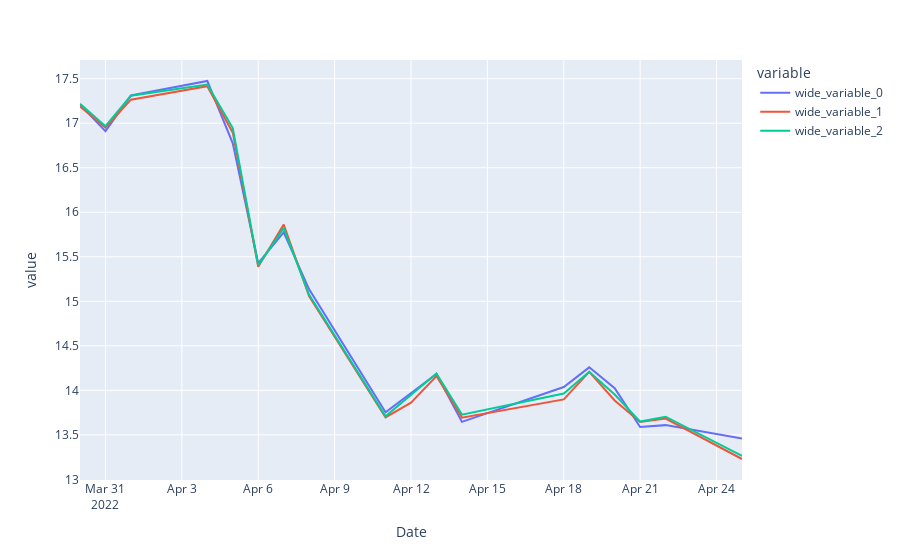

Source (notebook cell):
### Markdown cell above
## Random Forest

### Code cell
rf_se = RandomForestRegressor(random_state=10,criterion='mse')
rf_ae = RandomForestRegressor(random_state=10,criterion='mae')
df = pd.DataFrame(columns = ['MAE', 'MSE', 'R2'], index = ['mse','mae'])
show_results(df, X_train_cv, X_test_cv, y_train_cv, y_test_cv, rf_ae, rf_se)

### Figure 1 — Plotly figure (JSON) as saved in the notebook; plotly's stock layout.template omitted (floating-point values rounded to 4 significant figures)
{"data": [{"hovertemplate": "variable=wide_variable_0<br>Date=%{x}<br>value=%{y}<extra></extra>", "legendgroup": "wide_variable_0", "line": {"color": "#636efa", "dash": "solid"}, "mode": "lines", "name": "wide_variable_0", "orientation": "v", "showlegend": true, "type": "scatter", "x": ["2022-03-30T00:00:00", "2022-03-31T00:00:00", "2022-04-01T00:00:00", "2022-04-04T00:00:00", "2022-04-05T00:00:00", "2022-04-06T00:00:00", "2022-04-07T00:00:00", "2022-04-08T00:00:00", "2022-04-11T00:00:00", "2022-04-12T00:00:00", "2022-04-13T00:00:00", "2022-04-14T00:00:00", "2022-04-18T00:00:00", "2022-04-19T00:00:00", "2022-04-20T00:00:00", "2022-04-21T00:00:00", "2022-04-22T00:00:00", "2022-04-25T00:00:00"], "xaxis": "x", "y": [17.21, 16.91, 17.31, 17.47, 16.77, 15.43, 15.78, 15.14, 13.75, 13.97, 14.18, 13.65, 14.04, 14.26, 14.02, 13.59, 13.61, 13.46], "yaxis": "y"}, {"hovertemplate": "variable=wide_variable_1<br>Date=%{x}<br>value=%{y}<extra></extra>", "legendgroup": "wide_variable_1", "line": {"color": "#EF553B", "dash": "solid"}, "mode": "lines", "name": "wide_variable_1", "orientation": "v", "showlegend": true, "type": "scatter", "x": ["2022-03-30T00:00:00", "2022-03-31T00:00:00", "2022-04-01T00:00:00", "2022-04-04T00:00:00", "2022-04-05T00:00:00", "2022-04-06T00:00:00", "2022-04-07T00:00:00", "2022-04-08T00:00:00", "2022-04-11T00:00:00", "2022-04-12T00:00:00", "2022-04-13T00:00:00", "2022-04-14T00:00:00", "2022-04-18T00:00:00", "2022-04-19T00:00:00", "2022-04-20T00:00:00", "2022-04-21T00:00:00", "2022-04-22T00:00:00", "2022-04-25T00:00:00"], "xaxis": "x", "y": [17.19, 16.95, 17.26, 17.42, 16.89, 15.39, 15.86, 15.06, 13.7, 13.86, 14.16, 13.69, 13.9, 14.21, 13.89, 13.64, 13.68, 13.23], "yaxis": "y"}, {"hovertemplate": "variable=wide_variable_2<br>Date=%{x}<br>value=%{y}<extra></extra>", "legendgroup": "wide_variable_2", "line": {"color": "#00cc96", "dash": "solid"}, "mode": "lines", "name": "wide_variable_2", "orientation": "v", "showlegend": true, "type": "scatter", "x": ["2022-03-30T00:00:00", "2022-03-31T00:00:00", "2022-04-01T00:00:00", "2022-04-04T00:00:00", "2022-04-05T00:00:00", "2022-04-06T00:00:00", "2022-04-07T00:00:00", "2022-04-08T00:00:00", "2022-04-11T00:00:00", "2022-04-12T00:00:00", "2022-04-13T00:00:00", "2022-04-14T00:00:00", "2022-04-18T00:00:00", "2022-04-19T00:00:00", "2022-04-20T00:00:00", "2022-04-21T00:00:00", "2022-04-22T00:00:00", "2022-04-25T00:00:00"], "xaxis": "x", "y": [17.22, 16.97, 17.31, 17.44, 16.95, 15.4, 15.82, 15.07, 13.71, 13.95, 14.19, 13.73, 13.96, 14.21, 13.95, 13.65, 13.7, 13.27], "yaxis": "y"}], "layout": {"legend": {"title": {"text": "variable"}, "tracegroupgap": 0}, "margin": {"t": 60}, "xaxis": {"anchor": "y", "domain": [0, 1], "title": {"text": "Date"}}, "yaxis": {"anchor": "x", "domain": [0, 1], "title": {"text": "value"}}}}
